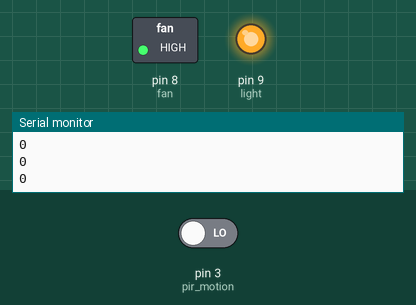
This sketch was run on a simulated Arduino Uno, built with avr-gcc and run on an emulated ATmega328P. Shown: switched loads named in the sketch (green lamp = pin HIGH), output pins drawn as LEDs (lit = HIGH), the last lines printed to the serial monitor. The test bench sets the inputs (shaded band); at power-on: pin 3 (pir_motion) LOW.

Above: at 1.2 s.
1.3 s: pin 3 (pir_motion) driven HIGH
At 3.0 s:
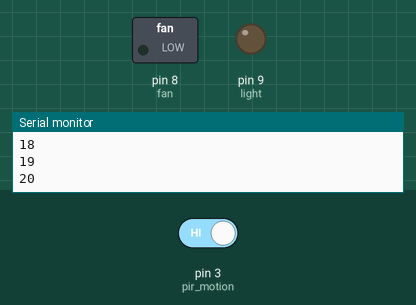
3.5 s: pin 3 (pir_motion) driven LOW
At 4.7 s:
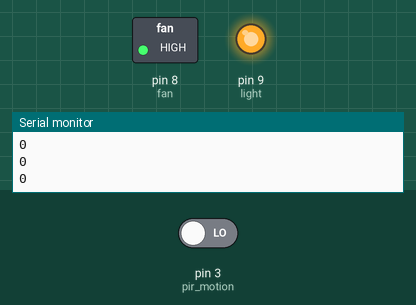
Timing chart, 0 to 6.5 s (numbered marks = the images above; inputs shaded):
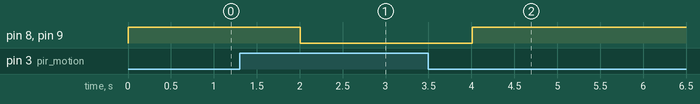

Measured:
- after the input at 1.3 s, pin 8 (fan), pin 9 (light): HIGH → LOW after 0.71 s
- after the input at 3.5 s, pin 8 (fan), pin 9 (light): LOW → HIGH after 0.51 s

The sketch:

home_automation.ino
```cpp
int pir_motion = 3;
int fan=8;
int light=9;
int motion = 0;
void setup()
{
  Serial.begin(9600);
  pinMode(pir_motion, INPUT);
  pinMode(fan, OUTPUT);
  pinMode(light, OUTPUT);
  digitalWrite(fan,HIGH);
  digitalWrite(light,HIGH);
}
void loop()
{
  motion=0;
  for(int i=0;i<20;i++)
  {
    if(digitalRead(pir_motion)==1)
    motion++;

  Serial.println(motion);delay(50);

  }
  if(motion>10)
  motion=1;

  else motion=0;
  if(motion==1)
  {
    digitalWrite(fan,LOW);
    digitalWrite(light,LOW);
   // delay(100);
  }
  else
  {
    digitalWrite(fan,HIGH);
    digitalWrite(light,HIGH);

  }
  delay(1);
}
```
